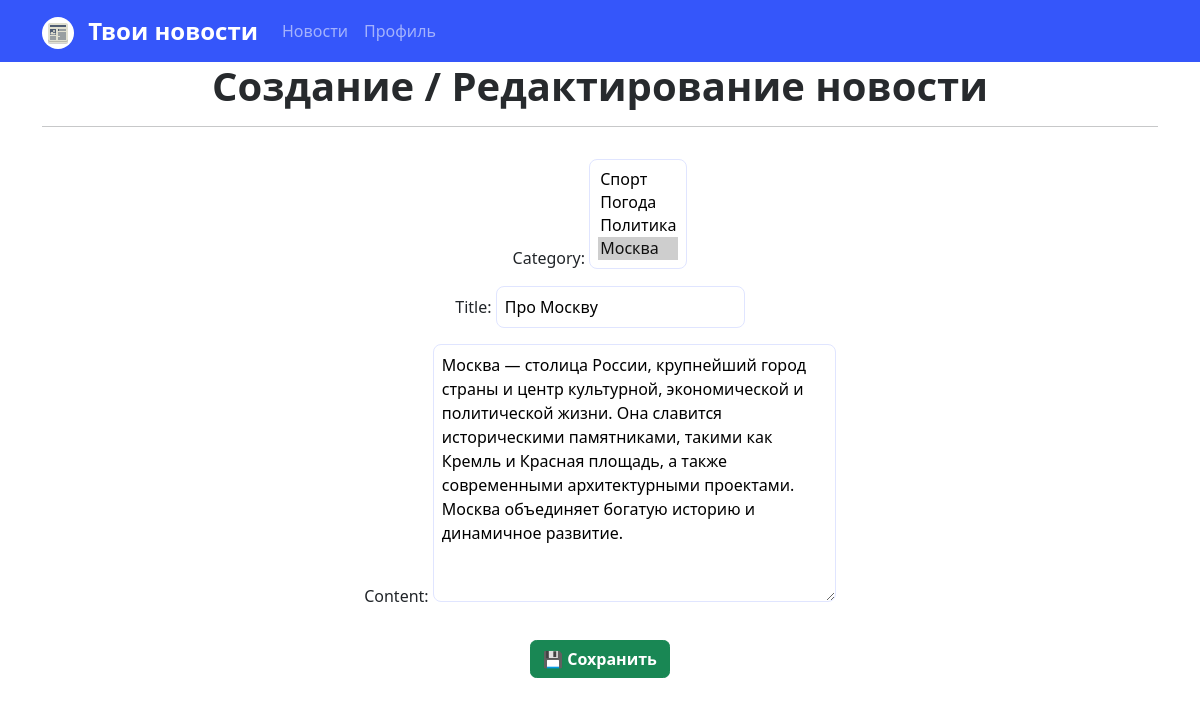
The page /3/edit/ (signed in) on the database its author committed.
### news/models.py (models this page shows, shortened)
class Post(models.Model):
    article = 'AR'
    news = 'NE'
    POSITIONS = [
        (article, 'Cтатья'),
        (news, 'Новость')
    ]
    author = models.ForeignKey(account_models.Author, on_delete=models.CASCADE)
    type = models.CharField(max_length=2, choices=POSITIONS, default=article)
    created = models.DateTimeField(auto_now_add=True)
    category = models.ManyToManyField(Category, through='PostCategory')
    title = models.CharField(max_length=255)
    content = models.TextField()
    rating = models.FloatField(default=0)

### news/views.py (the view)
# urls.py: path('<int:pk>/edit/', NewsUpdateView.as_view(), name='news-update'),
class NewsUpdateView(LoginRequiredMixin, PermissionRequiredMixin, UpdateView):
    model = Post
    fields = ['category', 'title', 'content']
    template_name = 'news/news_form.html'
    success_url = reverse_lazy('news-list')
    permission_required = 'news.change_post'
    def dispatch(self, request, *args, **kwargs):
        obj = self.get_object()
        if obj.type != 'NE':
            return HttpResponseForbidden("Изменение не разрешено для данного типа объекта.")
        return super().dispatch(request, *args, **kwargs)

### news/models.py (called while the page is built)
    def __str__(self):
        return self.name

### templates/news/news_form.html (shortened to what this page needs)
{% extends 'flatpages/default.html' %}
{% block content %}
<h1><b><span style="color: #272a2d;">Создание / Редактирование новости</span></b></h1>
<hr>
<form method="post" style="margin-top: 2rem;">
    <div style="max-width: 600px; margin: 0 auto;">
        {{ form.as_p }}
        <button type="submit" class="btn btn-success mt-3">💾 Сохранить</button>
    </div>
</form>
{% endblock content %}

### templates/news/news_form.html (style rules this page uses)
input, textarea, select { border-radius: 0.5rem; padding: 8px; border: 1px solid #e0e5ff; }

### rows shown on the page
Post: title "Про Москву", content "Москва — столица России, крупнейший город страны и центр культурной, экономической и политической жизни. Она славится историческими памятниками, такими как Кремль и Красная площадь, а также современными архитектурными проектами. Москва объединяет богатую историю и динамичное развитие."
